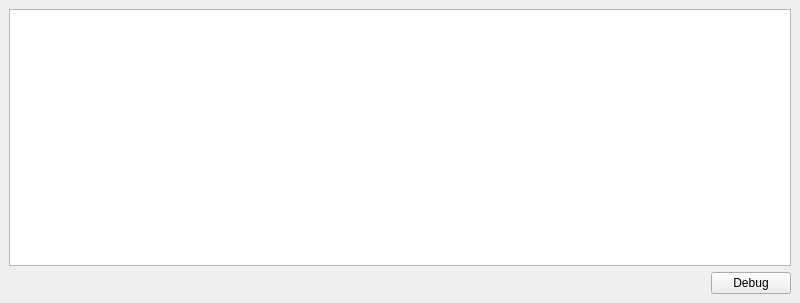
<?xml version="1.0" encoding="UTF-8"?>
<ui version="4.0">
 <class>MainWindow</class>
 <widget class="QMainWindow" name="MainWindow">
  <property name="geometry">
   <rect>
    <x>0</x>
    <y>0</y>
    <width>800</width>
    <height>303</height>
   </rect>
  </property>
  <property name="windowTitle">
   <string>Junction Make++</string>
  </property>
  <widget class="QWidget" name="centralwidget">
   <layout class="QVBoxLayout" name="verticalLayout">
    <item>
     <widget class="QPlainTextEdit" name="jm_output"/>
    </item>
    <item>
     <layout class="QHBoxLayout" name="horizontalLayout">
      <item>
       <spacer name="horizontalSpacer">
        <property name="orientation">
         <enum>Qt::Horizontal</enum>
        </property>
        <property name="sizeHint" stdset="0">
         <size>
          <width>40</width>
          <height>20</height>
         </size>
        </property>
       </spacer>
      </item>
      <item>
       <widget class="QPushButton" name="debug_btn">
        <property name="text">
         <string>Debug</string>
        </property>
       </widget>
      </item>
     </layout>
    </item>
   </layout>
  </widget>
  <widget class="QMenuBar" name="menubar">
   <property name="geometry">
    <rect>
     <x>0</x>
     <y>0</y>
     <width>800</width>
     <height>24</height>
    </rect>
   </property>
  </widget>
 </widget>
 <resources/>
 <connections/>
</ui>
